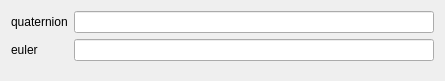
<?xml version="1.0" encoding="UTF-8"?>
<ui version="4.0">
 <class>Dialog</class>
 <widget class="QDialog" name="Dialog">
  <property name="geometry">
   <rect>
    <x>0</x>
    <y>0</y>
    <width>445</width>
    <height>81</height>
   </rect>
  </property>
  <property name="windowTitle">
   <string>Quaternion Converter</string>
  </property>
  <layout class="QFormLayout" name="formLayout">
   <item row="0" column="0">
    <widget class="QLabel" name="label">
     <property name="text">
      <string>quaternion</string>
     </property>
    </widget>
   </item>
   <item row="0" column="1">
    <widget class="QLineEdit" name="quaternion_le">
     <property name="clearButtonEnabled">
      <bool>true</bool>
     </property>
    </widget>
   </item>
   <item row="1" column="0">
    <widget class="QLabel" name="label_2">
     <property name="text">
      <string>euler</string>
     </property>
    </widget>
   </item>
   <item row="1" column="1">
    <widget class="QLineEdit" name="euler_le">
     <property name="clearButtonEnabled">
      <bool>true</bool>
     </property>
    </widget>
   </item>
  </layout>
 </widget>
 <resources/>
 <connections/>
</ui>
